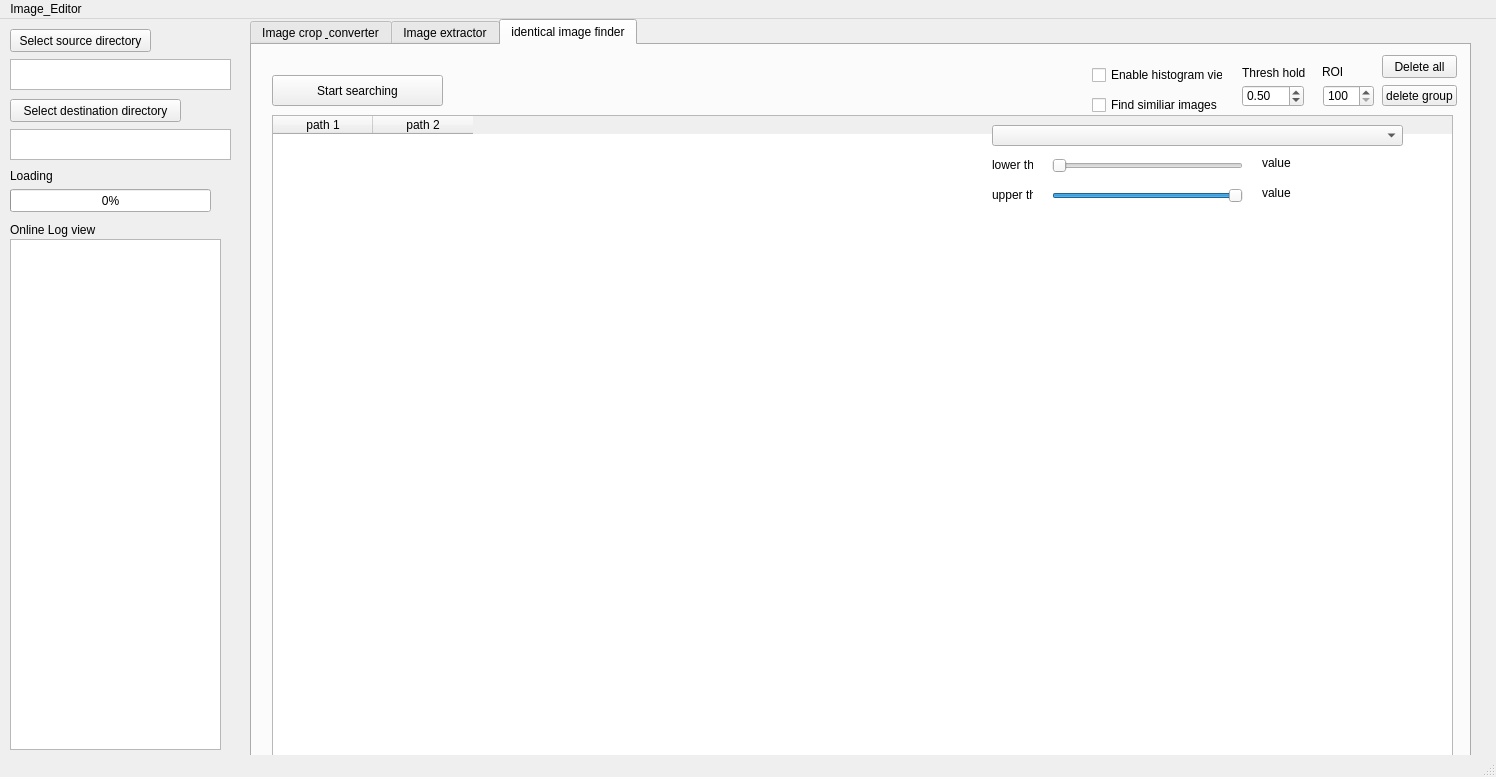
<?xml version="1.0" encoding="UTF-8"?>
<ui version="4.0">
 <class>MainWindow</class>
 <widget class="QMainWindow" name="MainWindow">
  <property name="geometry">
   <rect>
    <x>0</x>
    <y>0</y>
    <width>1496</width>
    <height>777</height>
   </rect>
  </property>
  <property name="windowTitle">
   <string>MainWindow</string>
  </property>
  <widget class="QWidget" name="centralwidget">
   <widget class="QTabWidget" name="tabWidget">
    <property name="geometry">
     <rect>
      <x>250</x>
      <y>0</y>
      <width>1221</width>
      <height>741</height>
     </rect>
    </property>
    <property name="currentIndex">
     <number>2</number>
    </property>
    <widget class="QWidget" name="crop_tab">
     <attribute name="title">
      <string>Image crop &amp; converter</string>
     </attribute>
     <widget class="QLabel" name="label_image">
      <property name="geometry">
       <rect>
        <x>20</x>
        <y>210</y>
        <width>400</width>
        <height>400</height>
       </rect>
      </property>
      <property name="text">
       <string/>
      </property>
     </widget>
     <widget class="QLabel" name="label">
      <property name="geometry">
       <rect>
        <x>30</x>
        <y>620</y>
        <width>101</width>
        <height>21</height>
       </rect>
      </property>
      <property name="text">
       <string>Original image size</string>
      </property>
     </widget>
     <widget class="QLabel" name="Source_image_size">
      <property name="geometry">
       <rect>
        <x>140</x>
        <y>620</y>
        <width>171</width>
        <height>21</height>
       </rect>
      </property>
      <property name="text">
       <string>X:              Y:</string>
      </property>
     </widget>
     <widget class="QLabel" name="text2">
      <property name="geometry">
       <rect>
        <x>30</x>
        <y>80</y>
        <width>21</width>
        <height>21</height>
       </rect>
      </property>
      <property name="text">
       <string>X: </string>
      </property>
     </widget>
     <widget class="QLabel" name="label_2">
      <property name="geometry">
       <rect>
        <x>30</x>
        <y>50</y>
        <width>151</width>
        <height>21</height>
       </rect>
      </property>
      <property name="font">
       <font>
        <pointsize>10</pointsize>
       </font>
      </property>
      <property name="text">
       <string>Output image size</string>
      </property>
     </widget>
     <widget class="QLabel" name="text2_2">
      <property name="geometry">
       <rect>
        <x>110</x>
        <y>80</y>
        <width>21</width>
        <height>21</height>
       </rect>
      </property>
      <property name="text">
       <string>Y:</string>
      </property>
     </widget>
     <widget class="QTextEdit" name="output_X_size">
      <property name="geometry">
       <rect>
        <x>50</x>
        <y>80</y>
        <width>51</width>
        <height>31</height>
       </rect>
      </property>
     </widget>
     <widget class="QTextEdit" name="output_Y_size">
      <property name="geometry">
       <rect>
        <x>130</x>
        <y>80</y>
        <width>51</width>
        <height>31</height>
       </rect>
      </property>
     </widget>
     <widget class="QRadioButton" name="radioButton">
      <property name="geometry">
       <rect>
        <x>230</x>
        <y>50</y>
        <width>91</width>
        <height>21</height>
       </rect>
      </property>
      <property name="text">
       <string>Add offset</string>
      </property>
     </widget>
     <widget class="QTextEdit" name="offset_y">
      <property name="geometry">
       <rect>
        <x>300</x>
        <y>80</y>
        <width>51</width>
        <height>31</height>
       </rect>
      </property>
     </widget>
     <widget class="QLabel" name="y_offset_text">
      <property name="geometry">
       <rect>
        <x>280</x>
        <y>80</y>
        <width>31</width>
        <height>20</height>
       </rect>
      </property>
      <property name="text">
       <string>Y:</string>
      </property>
     </widget>
     <widget class="QTextEdit" name="offset_x">
      <property name="geometry">
       <rect>
        <x>220</x>
        <y>80</y>
        <width>51</width>
        <height>31</height>
       </rect>
      </property>
     </widget>
     <widget class="QLabel" name="x_offset_text">
      <property name="geometry">
       <rect>
        <x>200</x>
        <y>80</y>
        <width>21</width>
        <height>21</height>
       </rect>
      </property>
      <property name="text">
       <string>X: </string>
      </property>
     </widget>
     <widget class="QPushButton" name="Star_seperate">
      <property name="geometry">
       <rect>
        <x>30</x>
        <y>150</y>
        <width>141</width>
        <height>23</height>
       </rect>
      </property>
      <property name="text">
       <string>Start Task</string>
      </property>
     </widget>
     <widget class="QCheckBox" name="Recipe_seperate">
      <property name="geometry">
       <rect>
        <x>30</x>
        <y>110</y>
        <width>131</width>
        <height>17</height>
       </rect>
      </property>
      <property name="text">
       <string>separate by recipe</string>
      </property>
     </widget>
     <widget class="QLabel" name="label_3">
      <property name="geometry">
       <rect>
        <x>30</x>
        <y>50</y>
        <width>151</width>
        <height>21</height>
       </rect>
      </property>
      <property name="text">
       <string>Number of images per folder</string>
      </property>
     </widget>
     <widget class="QPlainTextEdit" name="plainTextEdit">
      <property name="geometry">
       <rect>
        <x>30</x>
        <y>80</y>
        <width>101</width>
        <height>21</height>
       </rect>
      </property>
     </widget>
     <widget class="QCheckBox" name="Crop_checkbox">
      <property name="enabled">
       <bool>true</bool>
      </property>
      <property name="geometry">
       <rect>
        <x>30</x>
        <y>20</y>
        <width>101</width>
        <height>18</height>
       </rect>
      </property>
      <property name="text">
       <string>Crop Images</string>
      </property>
      <property name="checked">
       <bool>true</bool>
      </property>
     </widget>
     <widget class="QCheckBox" name="seperate_checkbox">
      <property name="geometry">
       <rect>
        <x>150</x>
        <y>20</y>
        <width>141</width>
        <height>18</height>
       </rect>
      </property>
      <property name="text">
       <string>Seperate to sub folder</string>
      </property>
     </widget>
    </widget>
    <widget class="QWidget" name="image_extractor_tab">
     <attribute name="title">
      <string>Image extractor</string>
     </attribute>
     <widget class="QLabel" name="label_5">
      <property name="geometry">
       <rect>
        <x>150</x>
        <y>10</y>
        <width>600</width>
        <height>600</height>
       </rect>
      </property>
      <property name="text">
       <string/>
      </property>
     </widget>
     <widget class="QPushButton" name="Extractor_prev">
      <property name="geometry">
       <rect>
        <x>550</x>
        <y>650</y>
        <width>75</width>
        <height>23</height>
       </rect>
      </property>
      <property name="text">
       <string>Prev Image</string>
      </property>
     </widget>
     <widget class="QPushButton" name="Extractor_next">
      <property name="geometry">
       <rect>
        <x>630</x>
        <y>650</y>
        <width>75</width>
        <height>23</height>
       </rect>
      </property>
      <property name="text">
       <string>Next Image</string>
      </property>
     </widget>
     <widget class="QScrollBar" name="horizontalScrollBar">
      <property name="geometry">
       <rect>
        <x>250</x>
        <y>650</y>
        <width>281</width>
        <height>16</height>
       </rect>
      </property>
      <property name="minimum">
       <number>1</number>
      </property>
      <property name="maximum">
       <number>15</number>
      </property>
      <property name="value">
       <number>15</number>
      </property>
      <property name="orientation">
       <enum>Qt::Horizontal</enum>
      </property>
     </widget>
     <widget class="QLabel" name="label_6">
      <property name="geometry">
       <rect>
        <x>246</x>
        <y>620</y>
        <width>321</width>
        <height>20</height>
       </rect>
      </property>
      <property name="text">
       <string>0.1                                      Zoom                                    10</string>
      </property>
     </widget>
     <widget class="QLabel" name="label_11">
      <property name="geometry">
       <rect>
        <x>880</x>
        <y>230</y>
        <width>141</width>
        <height>16</height>
       </rect>
      </property>
      <property name="font">
       <font>
        <pointsize>11</pointsize>
        <weight>75</weight>
        <bold>true</bold>
       </font>
      </property>
      <property name="text">
       <string>Image Histogram</string>
      </property>
     </widget>
     <widget class="QLabel" name="hist_label">
      <property name="geometry">
       <rect>
        <x>770</x>
        <y>635</y>
        <width>391</width>
        <height>31</height>
       </rect>
      </property>
      <property name="text">
       <string/>
      </property>
     </widget>
     <widget class="QWidget" name="widget" native="true">
      <property name="geometry">
       <rect>
        <x>750</x>
        <y>260</y>
        <width>421</width>
        <height>331</height>
       </rect>
      </property>
     </widget>
    </widget>
    <widget class="QWidget" name="duplicate_tab">
     <attribute name="title">
      <string>identical image finder</string>
     </attribute>
     <widget class="QPushButton" name="seek_identical">
      <property name="geometry">
       <rect>
        <x>20</x>
        <y>30</y>
        <width>171</width>
        <height>31</height>
       </rect>
      </property>
      <property name="text">
       <string>Start searching</string>
      </property>
     </widget>
     <widget class="QTableWidget" name="tableWidget">
      <property name="geometry">
       <rect>
        <x>20</x>
        <y>70</y>
        <width>1181</width>
        <height>641</height>
       </rect>
      </property>
      <column>
       <property name="text">
        <string>path 1</string>
       </property>
      </column>
      <column>
       <property name="text">
        <string>path 2</string>
       </property>
      </column>
     </widget>
     <widget class="QSlider" name="horizontalSlider">
      <property name="geometry">
       <rect>
        <x>800</x>
        <y>110</y>
        <width>191</width>
        <height>22</height>
       </rect>
      </property>
      <property name="singleStep">
       <number>1</number>
      </property>
      <property name="orientation">
       <enum>Qt::Horizontal</enum>
      </property>
     </widget>
     <widget class="QCheckBox" name="hist_analysis">
      <property name="geometry">
       <rect>
        <x>840</x>
        <y>20</y>
        <width>131</width>
        <height>20</height>
       </rect>
      </property>
      <property name="text">
       <string>Enable histogram view</string>
      </property>
     </widget>
     <widget class="QLabel" name="hist_min">
      <property name="geometry">
       <rect>
        <x>800</x>
        <y>80</y>
        <width>51</width>
        <height>16</height>
       </rect>
      </property>
      <property name="text">
       <string>min</string>
      </property>
     </widget>
     <widget class="QLabel" name="hist_max">
      <property name="geometry">
       <rect>
        <x>940</x>
        <y>80</y>
        <width>51</width>
        <height>16</height>
       </rect>
      </property>
      <property name="text">
       <string>max</string>
      </property>
     </widget>
     <widget class="QLabel" name="hist_value">
      <property name="geometry">
       <rect>
        <x>1010</x>
        <y>110</y>
        <width>51</width>
        <height>16</height>
       </rect>
      </property>
      <property name="text">
       <string>value</string>
      </property>
     </widget>
     <widget class="QSlider" name="horizontalSlider_2">
      <property name="geometry">
       <rect>
        <x>800</x>
        <y>140</y>
        <width>191</width>
        <height>22</height>
       </rect>
      </property>
      <property name="value">
       <number>99</number>
      </property>
      <property name="orientation">
       <enum>Qt::Horizontal</enum>
      </property>
     </widget>
     <widget class="QLabel" name="hist_lower">
      <property name="geometry">
       <rect>
        <x>740</x>
        <y>110</y>
        <width>41</width>
        <height>20</height>
       </rect>
      </property>
      <property name="text">
       <string>lower th</string>
      </property>
     </widget>
     <widget class="QLabel" name="hist_upper">
      <property name="geometry">
       <rect>
        <x>740</x>
        <y>140</y>
        <width>41</width>
        <height>20</height>
       </rect>
      </property>
      <property name="text">
       <string>upper th</string>
      </property>
     </widget>
     <widget class="QLabel" name="hist_value_2">
      <property name="geometry">
       <rect>
        <x>1010</x>
        <y>140</y>
        <width>51</width>
        <height>16</height>
       </rect>
      </property>
      <property name="text">
       <string>value</string>
      </property>
     </widget>
     <widget class="QLabel" name="label_7">
      <property name="geometry">
       <rect>
        <x>720</x>
        <y>220</y>
        <width>501</width>
        <height>431</height>
       </rect>
      </property>
      <property name="text">
       <string/>
      </property>
     </widget>
     <widget class="QCheckBox" name="similar_analysis">
      <property name="geometry">
       <rect>
        <x>840</x>
        <y>50</y>
        <width>131</width>
        <height>20</height>
       </rect>
      </property>
      <property name="text">
       <string>Find similiar images</string>
      </property>
     </widget>
     <widget class="QComboBox" name="similar_groups">
      <property name="geometry">
       <rect>
        <x>740</x>
        <y>80</y>
        <width>411</width>
        <height>21</height>
       </rect>
      </property>
     </widget>
     <widget class="QLabel" name="label_8">
      <property name="geometry">
       <rect>
        <x>760</x>
        <y>250</y>
        <width>400</width>
        <height>400</height>
       </rect>
      </property>
      <property name="text">
       <string/>
      </property>
     </widget>
     <widget class="QLabel" name="label_9">
      <property name="geometry">
       <rect>
        <x>990</x>
        <y>20</y>
        <width>71</width>
        <height>16</height>
       </rect>
      </property>
      <property name="text">
       <string>Thresh hold</string>
      </property>
     </widget>
     <widget class="QDoubleSpinBox" name="doubleSpinBox">
      <property name="geometry">
       <rect>
        <x>990</x>
        <y>40</y>
        <width>62</width>
        <height>22</height>
       </rect>
      </property>
      <property name="decimals">
       <number>2</number>
      </property>
      <property name="minimum">
       <double>0.100000000000000</double>
      </property>
      <property name="maximum">
       <double>1.000000000000000</double>
      </property>
      <property name="singleStep">
       <double>0.010000000000000</double>
      </property>
      <property name="value">
       <double>0.500000000000000</double>
      </property>
     </widget>
     <widget class="QSpinBox" name="spinBox_ROI">
      <property name="geometry">
       <rect>
        <x>1071</x>
        <y>40</y>
        <width>51</width>
        <height>22</height>
       </rect>
      </property>
      <property name="minimum">
       <number>100</number>
      </property>
      <property name="maximum">
       <number>350</number>
      </property>
      <property name="singleStep">
       <number>10</number>
      </property>
     </widget>
     <widget class="QLabel" name="label_12">
      <property name="geometry">
       <rect>
        <x>1070</x>
        <y>20</y>
        <width>47</width>
        <height>14</height>
       </rect>
      </property>
      <property name="text">
       <string>ROI</string>
      </property>
     </widget>
     <widget class="QPushButton" name="similar_delete_all">
      <property name="geometry">
       <rect>
        <x>1130</x>
        <y>10</y>
        <width>75</width>
        <height>23</height>
       </rect>
      </property>
      <property name="text">
       <string>Delete all</string>
      </property>
     </widget>
     <widget class="QPushButton" name="delete_group">
      <property name="geometry">
       <rect>
        <x>1130</x>
        <y>40</y>
        <width>75</width>
        <height>21</height>
       </rect>
      </property>
      <property name="text">
       <string>delete group</string>
      </property>
     </widget>
    </widget>
   </widget>
   <widget class="QPlainTextEdit" name="Source_TextEdit">
    <property name="geometry">
     <rect>
      <x>10</x>
      <y>40</y>
      <width>221</width>
      <height>31</height>
     </rect>
    </property>
    <property name="plainText">
     <string/>
    </property>
   </widget>
   <widget class="QLabel" name="label_10">
    <property name="geometry">
     <rect>
      <x>10</x>
      <y>150</y>
      <width>47</width>
      <height>14</height>
     </rect>
    </property>
    <property name="text">
     <string>Loading</string>
    </property>
   </widget>
   <widget class="QPushButton" name="source_button">
    <property name="geometry">
     <rect>
      <x>10</x>
      <y>10</y>
      <width>141</width>
      <height>23</height>
     </rect>
    </property>
    <property name="text">
     <string>Select source directory</string>
    </property>
   </widget>
   <widget class="QProgressBar" name="progressBar">
    <property name="geometry">
     <rect>
      <x>10</x>
      <y>170</y>
      <width>201</width>
      <height>23</height>
     </rect>
    </property>
    <property name="value">
     <number>0</number>
    </property>
   </widget>
   <widget class="QLabel" name="label_4">
    <property name="geometry">
     <rect>
      <x>10</x>
      <y>200</y>
      <width>101</width>
      <height>21</height>
     </rect>
    </property>
    <property name="text">
     <string>Online Log view</string>
    </property>
   </widget>
   <widget class="QListWidget" name="Log_listwidget">
    <property name="geometry">
     <rect>
      <x>10</x>
      <y>220</y>
      <width>211</width>
      <height>511</height>
     </rect>
    </property>
   </widget>
   <widget class="QPlainTextEdit" name="destination_TextEdit">
    <property name="geometry">
     <rect>
      <x>10</x>
      <y>110</y>
      <width>221</width>
      <height>31</height>
     </rect>
    </property>
    <property name="plainText">
     <string/>
    </property>
   </widget>
   <widget class="QPushButton" name="destination_button">
    <property name="geometry">
     <rect>
      <x>10</x>
      <y>80</y>
      <width>171</width>
      <height>23</height>
     </rect>
    </property>
    <property name="text">
     <string>Select destination directory</string>
    </property>
   </widget>
  </widget>
  <widget class="QStatusBar" name="statusbar"/>
  <widget class="QMenuBar" name="menubar">
   <property name="geometry">
    <rect>
     <x>0</x>
     <y>0</y>
     <width>1496</width>
     <height>22</height>
    </rect>
   </property>
   <widget class="QMenu" name="menuImage_Editor">
    <property name="title">
     <string>Image_Editor</string>
    </property>
    <addaction name="separator"/>
   </widget>
   <addaction name="menuImage_Editor"/>
  </widget>
 </widget>
 <resources/>
 <connections/>
</ui>
